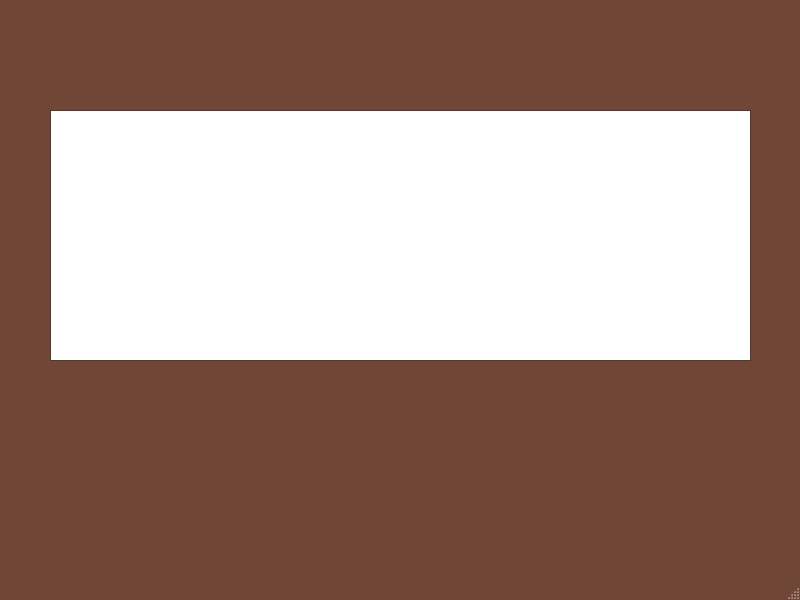
<?xml version="1.0" encoding="UTF-8"?>
<ui version="4.0">
 <class>MainWindow</class>
 <widget class="QMainWindow" name="MainWindow">
  <property name="geometry">
   <rect>
    <x>0</x>
    <y>0</y>
    <width>800</width>
    <height>600</height>
   </rect>
  </property>
  <property name="palette">
   <palette>
    <active>
     <colorrole role="WindowText">
      <brush brushstyle="SolidPattern">
       <color alpha="255">
        <red>255</red>
        <green>255</green>
        <blue>255</blue>
       </color>
      </brush>
     </colorrole>
     <colorrole role="Base">
      <brush brushstyle="SolidPattern">
       <color alpha="255">
        <red>255</red>
        <green>255</green>
        <blue>255</blue>
       </color>
      </brush>
     </colorrole>
     <colorrole role="Window">
      <brush brushstyle="SolidPattern">
       <color alpha="255">
        <red>112</red>
        <green>71</green>
        <blue>55</blue>
       </color>
      </brush>
     </colorrole>
    </active>
    <inactive>
     <colorrole role="WindowText">
      <brush brushstyle="SolidPattern">
       <color alpha="255">
        <red>255</red>
        <green>255</green>
        <blue>255</blue>
       </color>
      </brush>
     </colorrole>
     <colorrole role="Base">
      <brush brushstyle="SolidPattern">
       <color alpha="255">
        <red>255</red>
        <green>255</green>
        <blue>255</blue>
       </color>
      </brush>
     </colorrole>
     <colorrole role="Window">
      <brush brushstyle="SolidPattern">
       <color alpha="255">
        <red>112</red>
        <green>71</green>
        <blue>55</blue>
       </color>
      </brush>
     </colorrole>
    </inactive>
    <disabled>
     <colorrole role="WindowText">
      <brush brushstyle="SolidPattern">
       <color alpha="255">
        <red>120</red>
        <green>120</green>
        <blue>120</blue>
       </color>
      </brush>
     </colorrole>
     <colorrole role="Base">
      <brush brushstyle="SolidPattern">
       <color alpha="255">
        <red>112</red>
        <green>71</green>
        <blue>55</blue>
       </color>
      </brush>
     </colorrole>
     <colorrole role="Window">
      <brush brushstyle="SolidPattern">
       <color alpha="255">
        <red>112</red>
        <green>71</green>
        <blue>55</blue>
       </color>
      </brush>
     </colorrole>
    </disabled>
   </palette>
  </property>
  <widget class="QWidget" name="centralwidget">
   <widget class="QTableWidget" name="tableWidget">
    <property name="geometry">
     <rect>
      <x>50</x>
      <y>110</y>
      <width>701</width>
      <height>251</height>
     </rect>
    </property>
   </widget>
  </widget>
  <widget class="QMenuBar" name="menubar">
   <property name="geometry">
    <rect>
     <x>0</x>
     <y>0</y>
     <width>800</width>
     <height>26</height>
    </rect>
   </property>
  </widget>
  <widget class="QStatusBar" name="statusbar"/>
 </widget>
 <resources/>
 <connections/>
</ui>
